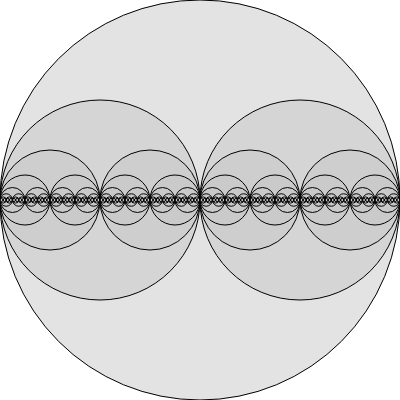
Frame 1 (no input)
Frame 60 (no input): identical to frame 1, image omitted
Frame 120 (the mouse pressed at the canvas centre since frame 60): identical to frame 1, image omitted

The p5.js sketch that drew this single still picture (run headless with seeded random() and noise() and a simulated clock; from frame 60 on, the mouse is pressed at the canvas centre):

// p5.js sketch
// ── sketch.js
function setup() {
  createCanvas(400, 400);
}

function draw() {
  background(255);
  fill(200,128);
  drawCirc(width/2,height/2,width); //calls the drawCirc function
}

function drawCirc(xPos, yPos, dia) {
  //draw ellipse at xPos, yPos of diameter dia
  ellipse(xPos, yPos, dia, dia);                
  
  //checking condition for reducing diameters
  //change this number to reduce number of circles for clarity in analysing
  if (dia > 5) {                             
    //call drawCirc to draw 2 more circles, of half the diameter at the 1/4 and 3/4 positions along the current  
    drawCirc(xPos - dia / 4, yPos, dia / 2);    
    drawCirc(xPos + dia / 4, yPos, dia / 2);
  }
}
